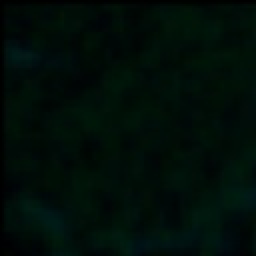
#> input picture project/data/processed/test/non_landslide/nls_test_0013.jpg, 128 x 128 px (shown 2 times larger); its folder holds only this picture in this run
$ python expand_dataset.py
#> lines starting #> are read from the running program, lines starting #| are printed output that depends on the picture
### project/config.py
import os

# ─── Base Paths ───────────────────────────────────────────────────────────────
BASE_DIR = os.path.dirname(os.path.abspath(__file__))
DATA_DIR = os.path.join(BASE_DIR, "data")
RAW_DATA_DIR = os.path.join(DATA_DIR, "raw")
PROCESSED_DATA_DIR = os.path.join(DATA_DIR, "binary_combined_expanded")
EXCEL_DIR = os.path.join(DATA_DIR, "excel")
CHECKPOINTS_DIR = os.path.join(BASE_DIR, "checkpoints")
PLOTS_DIR = os.path.join(BASE_DIR, "plots")

EXCEL_FILE = os.path.join(EXCEL_DIR, "data set (1).xlsx")

# ─── Phase 1: Multi-Scale Attention Fusion Network ──────────────────────────
# Architecture: ConvNeXt-Base + CBAM + FPN (primary) + SwinV2-Small (ensemble)
# Base paper: ResM-FusionNet (2025), improved with ConvNeXt backbone + CBAM attention
#
# Reference papers:
#   1. ResM-FusionNet (2025) — multi-scale residual fusion for landslide detection
#   2. "A ConvNet for the 2020s" — ConvNeXt (Liu et al., CVPR 2022)
#   3. "CBAM: Convolutional Block Attention Module" (Woo et al., ECCV 2018)
#   4. "Swin Transformer V2" (Liu et al., CVPR 2022)
#   5. "Focal Loss for Dense Object Detection" (Lin et al., ICCV 2017)

# Model configuration
CONVNEXT_IMG_SIZE = (224, 224)     # ConvNeXt-Base native pretrained size
SWINV2_IMG_SIZE = (256, 256)       # SwinV2-Small native pretrained size
EFFNETV2_IMG_SIZE = (384, 384)     # EfficientNetV2-S optimal resolution
IMG_SIZE = CONVNEXT_IMG_SIZE       # Primary model image size

BATCH_SIZE = 16                    # Smaller batch for larger models + mixup
NUM_EPOCHS = 50                    # More epochs for thorough convergence
LEARNING_RATE = 5e-5               # Lower LR for pretrained backbones
UNFREEZE_EPOCH = 8                 # Unfreeze backbone after 8 warm-up epochs
DROPOUT_RATE = 0.4                 # Slightly less dropout with label smoothing
NUM_CLASSES = 2                    # Binary: non_landslide vs landslide

# Advanced training hyperparameters
LABEL_SMOOTHING = 0.1              # Prevents overconfident predictions
MIXUP_ALPHA = 0.3                  # Mixup interpolation strength
CUTMIX_ALPHA = 1.0                 # CutMix interpolation strength
MIXUP_PROB = 0.5                   # Probability of applying mixup vs cutmix
GRADIENT_CLIP_NORM = 1.0           # Max gradient norm for stability
EMA_DECAY = 0.9998                 # EMA smoothing factor (higher = smoother)
WEIGHT_DECAY = 0.05                # AdamW weight decay (ConvNeXt paper setting)
WARMUP_EPOCHS = 5                  # Linear LR warmup before cosine decay

# Active model selection
ACTIVE_MODEL = "convnext_cbam_fpn"  # "convnext_cbam_fpn" or "swinv2_s"

# Checkpoint paths — new models
CONVNEXT_CHECKPOINT = os.path.join(CHECKPOINTS_DIR, "convnext_cbam_fpn_best.pth")
SWINV2_CHECKPOINT = os.path.join(CHECKPOINTS_DIR, "swinv2_s_best.pth")
EMA_CONVNEXT_CHECKPOINT = os.path.join(CHECKPOINTS_DIR, "convnext_cbam_fpn_ema_best.pth")
EMA_SWINV2_CHECKPOINT = os.path.join(CHECKPOINTS_DIR, "swinv2_s_ema_best.pth")
EFFNETV2_CHECKPOINT = os.path.join(CHECKPOINTS_DIR, "efficientnetv2_cbam_best.pth")
EMA_EFFNETV2_CHECKPOINT = os.path.join(CHECKPOINTS_DIR, "efficientnetv2_cbam_ema_best.pth")

# Legacy checkpoint paths (kept for backward compatibility)
ALEXNET_CHECKPOINT = os.path.join(CHECKPOINTS_DIR, "alexnet_best.pth")
EFFICIENTNET_CHECKPOINT = os.path.join(CHECKPOINTS_DIR, "efficientnet_b3_best.pth")
VIT_CHECKPOINT = os.path.join(CHECKPOINTS_DIR, "vit_b_16_best.pth")

# Dataset: HR-GLDD (from Zenodo 7189381), converted from numpy to JPEG
# 6-class multi-class classification
TRAIN_LANDSLIDE = 8008
TRAIN_NON_LANDSLIDE = 7870
VAL_LANDSLIDE = 158
VAL_NON_LANDSLIDE = 392
TEST_LANDSLIDE = 211
TEST_NON_LANDSLIDE = 488
DATASET_SPLITS = ["train", "val", "test"]

# ImageNet normalization stats
NORMALIZE_MEAN = [0.485, 0.456, 0.406]
NORMALIZE_STD = [0.229, 0.224, 0.225]

# Binary classification configuration
CLASS_NAMES = ["non_landslide", "landslide"]
LABEL_MAP = {
    "non_landslide": 0,
    "landslide": 1,
}

# Ensemble weights — ConvNeXt-CBAM-FPN + SwinV2-Small
ENSEMBLE_WEIGHT_CONVNEXT = 0.55    # ConvNeXt gets slightly more weight (stronger backbone)
ENSEMBLE_WEIGHT_SWINV2 = 0.45     # SwinV2 complements with attention-based features

# Pipeline threshold: minimum confidence to trigger Phase 2
PHASE1_THRESHOLD = 0.50            # Will be re-calibrated after training

# ─── Phase 2: Bi-LSTM + Multi-Head Attention ─────────────────────────────────
# Replaces classical HMM with deep learning temporal model.
# Reference: "Attention-Based RNNs for Landslide Temporal Prediction" (2024)
LSTM_HIDDEN_DIM = 128              # LSTM hidden state dimension (256 bidirectional)
LSTM_NUM_LAYERS = 2                # Stacked Bi-LSTM layers
LSTM_NUM_HEADS = 4                 # Multi-head attention heads
LSTM_DROPOUT = 0.3                 # Dropout in LSTM + attention
LSTM_NUM_EPOCHS = 100              # Max training epochs (early stopping applies)
LSTM_LEARNING_RATE = 1e-3          # AdamW learning rate
LSTM_FORECAST_STEPS = 3            # Number of future steps to forecast
LSTM_EARLY_STOPPING_PATIENCE = 15  # Stop if no improvement for 15 epochs

# Checkpoint paths — LSTM model
LSTM_MODEL_PATH = os.path.join(CHECKPOINTS_DIR, "bilstm_attention_best.pth")
LSTM_TYPE_ENCODER_PATH = os.path.join(CHECKPOINTS_DIR, "lstm_type_encoder.pkl")
LSTM_TRIGGER_ENCODER_PATH = os.path.join(CHECKPOINTS_DIR, "lstm_trigger_encoder.pkl")

# Active Phase 2 model: "lstm" (new) or "hmm" (legacy)
ACTIVE_PHASE2 = "lstm"

# ─── Phase 2 Legacy: HMM (kept for comparison) ───────────────────────────────
HMM_N_COMPONENTS = 8
HMM_N_ITER = 100
HMM_MODEL_PATH = os.path.join(CHECKPOINTS_DIR, "hmm_model.pkl")
HMM_ENCODER_PATH = os.path.join(CHECKPOINTS_DIR, "hmm_encoder.pkl")
HMM_TRIGGER_ENCODER_PATH = os.path.join(CHECKPOINTS_DIR, "hmm_trigger_encoder.pkl")
HMM_USE_COMBINED_OBS = True

HMM_STATE_LABELS = {
    0: "Shallow Rain Slide",
    1: "Deep Seismic Slide",
    2: "Debris Flow",
    3: "Rockfall",
    4: "Mixed Flow",
    5: "Complex Event",
    6: "Monsoon Mudslide",
    7: "Human-Triggered Slide",
}

# ─── General ──────────────────────────────────────────────────────────────────
RANDOM_SEED = 42

# Create output directories at import time
for _dir in [CHECKPOINTS_DIR, PLOTS_DIR]:
    os.makedirs(_dir, exist_ok=True)

### project/scripts/expand_dataset.py
"""
Offline dataset expansion via aggressive augmentation.

Expands the training set by generating multiple augmented copies of each image,
especially for minority classes. This is critical for small datasets.

Strategy (binary_combined dataset):
  - non_landslide (majority, 3265): 3x augmentation  → 3265 × 4 = 13,060
  - landslide      (minority, 1284): 9x augmentation  → 1284 × 10 = 12,840
  - Total training images: ~25,900 (balanced)

This runs ONCE before training, saves augmented images to disk.
"""

import os
import sys
import random
from pathlib import Path

import cv2
import numpy as np
from tqdm import tqdm

sys.path.insert(0, os.path.dirname(os.path.dirname(os.path.abspath(__file__))))
import config

# Augmentation multiplier per class (binary classification)
# Minority class gets more augmentation to balance the dataset
AUGMENT_MULTIPLIER = {
    "non_landslide": 3,         # 4189 × (1+3) = 16,756 total
    "landslide": 11,            # 1361 × (1+11) = 16,332 total
}


def random_augment(img: np.ndarray) -> np.ndarray:
    """Apply random augmentations to a single image (OpenCV, BGR format)."""
    h, w = img.shape[:2]
    result = img.copy()

    # Random horizontal flip
    if random.random() > 0.5:
        result = cv2.flip(result, 1)

    # Random vertical flip
    if random.random() > 0.5:
        result = cv2.flip(result, 0)

    # Random rotation (0, 90, 180, 270 + small random angle)
    angle = random.choice([0, 90, 180, 270]) + random.uniform(-15, 15)
    M = cv2.getRotationMatrix2D((w / 2, h / 2), angle, 1.0)
    result = cv2.warpAffine(result, M, (w, h), borderMode=cv2.BORDER_REFLECT_101)

    # Random brightness/contrast
    alpha = random.uniform(0.7, 1.4)   # contrast
    beta = random.randint(-30, 30)      # brightness
    result = cv2.convertScaleAbs(result, alpha=alpha, beta=beta)

    # Random Gaussian blur
    if random.random() > 0.5:
        ksize = random.choice([3, 5])
        result = cv2.GaussianBlur(result, (ksize, ksize), 0)

    # Random noise
    if random.random() > 0.6:
        noise = np.random.normal(0, 8, result.shape).astype(np.int16)
        result = np.clip(result.astype(np.int16) + noise, 0, 255).astype(np.uint8)

    # Random scale + crop (simulates zoom)
    if random.random() > 0.5:
        scale = random.uniform(0.85, 1.2)
        new_h, new_w = int(h * scale), int(w * scale)
        result = cv2.resize(result, (new_w, new_h))
        # Center crop back to original size
        if new_h > h:
            y_off = (new_h - h) // 2
            x_off = (new_w - w) // 2
            result = result[y_off:y_off + h, x_off:x_off + w]
        else:
            # Pad if smaller
            pad_y = (h - new_h) // 2
            pad_x = (w - new_w) // 2
            result = cv2.copyMakeBorder(result, pad_y, h - new_h - pad_y,
                                        pad_x, w - new_w - pad_x,
                                        cv2.BORDER_REFLECT_101)

    # Random color channel shuffle
    if random.random() > 0.8:
        channels = list(range(3))
        random.shuffle(channels)
        result = result[:, :, channels]

    # Random hue shift
    if random.random() > 0.6:
        hsv = cv2.cvtColor(result, cv2.COLOR_BGR2HSV)
        hsv[:, :, 0] = (hsv[:, :, 0].astype(int) + random.randint(-10, 10)) % 180
        result = cv2.cvtColor(hsv, cv2.COLOR_HSV2BGR)

    return result


def expand_dataset(
    source_dir: str = None,
    output_dir: str = None,
    split: str = "train",
):
    """
    Expand the training dataset by generating augmented copies.

    Args:
        source_dir:  Path to data/processed/ (original dataset).
        output_dir:  Path to save expanded dataset. Defaults to data/processed_expanded/.
        split:       Which split to expand ('train' only).
    """
#> called with split = 'train'
    if source_dir is None:
        source_dir = os.path.join(config.DATA_DIR, "binary_combined")
    if output_dir is None:
        output_dir = os.path.join(config.DATA_DIR, "binary_combined_expanded")

    print(f"Source: {source_dir}")
    print(f"Output: {output_dir}")

    # Copy val and test splits as-is
    for s in ["val", "test"]:
        src_split = os.path.join(source_dir, s)
        dst_split = os.path.join(output_dir, s)
        if os.path.isdir(src_split):
            for cls_name in config.LABEL_MAP.keys():
                src_cls = os.path.join(src_split, cls_name)
                dst_cls = os.path.join(dst_split, cls_name)
                if not os.path.isdir(src_cls):
                    continue
                os.makedirs(dst_cls, exist_ok=True)
                for f in sorted(Path(src_cls).iterdir()):
                    if f.suffix.lower() in {".jpg", ".jpeg", ".png"}:
                        dst_path = os.path.join(dst_cls, f.name)
                        if not os.path.exists(dst_path):
                            img = cv2.imread(str(f))
                            if img is not None:
                                cv2.imwrite(dst_path, img)
            print(f"Copied {s} split as-is.")

    # Expand training split
    total_original = 0
    total_augmented = 0

    for cls_name in config.LABEL_MAP.keys():
        src_cls = os.path.join(source_dir, split, cls_name)
        dst_cls = os.path.join(output_dir, split, cls_name)
        os.makedirs(dst_cls, exist_ok=True)

        if not os.path.isdir(src_cls):
            print(f"WARNING: {src_cls} not found, skipping.")
            continue

        images = sorted([f for f in Path(src_cls).iterdir()
                        if f.suffix.lower() in {".jpg", ".jpeg", ".png"}])
        multiplier = AUGMENT_MULTIPLIER.get(cls_name, 4)

        print(f"\n{cls_name}: {len(images)} originals × {multiplier} augmentations")

        for img_path in tqdm(images, desc=f"  {cls_name}"):
            img = cv2.imread(str(img_path))
#> img is the input picture: shape (128, 128, 3); mean B, G, R 7.9, 13.7, 0.4
            if img is None:
                continue

            # Save original
            dst_orig = os.path.join(dst_cls, img_path.name)
            cv2.imwrite(dst_orig, img)
            total_original += 1

            # Generate augmented copies
            stem = img_path.stem
            ext = img_path.suffix
            for aug_idx in range(multiplier):
                aug_img = random_augment(img)
                aug_name = f"{stem}_aug{aug_idx:02d}{ext}"
                cv2.imwrite(os.path.join(dst_cls, aug_name), aug_img)
                total_augmented += 1
#> this loop made 3 passes
#> pass 1, in random_augment, `result = cv2.convertScaleAbs(result, alpha=alpha, beta=beta)`:
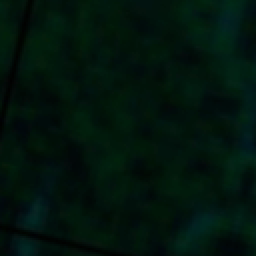
#> result: shape (128, 128, 3) (shown 2 times larger); mean B, G, R 12.2, 20.5, 1.5
#> after the loop, total_augmented = 3

    print(f"\nDataset expansion complete!")
    print(f"  Original images: {total_original}")
    print(f"  Augmented images: {total_augmented}")
#|   Augmented images: 3
    print(f"  Total training images: {total_original + total_augmented}")
#|   Total training images: 4
    print(f"  Saved to: {output_dir}")

    # Print class distribution
    print(f"\nClass distribution (expanded):")
    for cls_name in config.LABEL_MAP.keys():
        cls_dir = os.path.join(output_dir, split, cls_name)
        if os.path.isdir(cls_dir):
            count = len([f for f in Path(cls_dir).iterdir()
                        if f.suffix.lower() in {".jpg", ".jpeg", ".png"}])
#> count = 0
            print(f"  {cls_name:>20s}: {count}")
#|          non_landslide: 0


if __name__ == "__main__":
    expand_dataset()
    print("\nDone! Now update config.py PROCESSED_DATA_DIR or pass the expanded path to training.")
